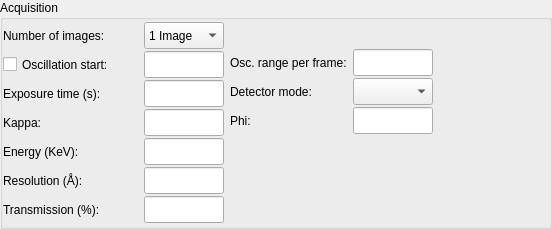
<?xml version="1.0" encoding="UTF-8"?>
<ui version="4.0">
 <class>AcquisitionWidgetVerticalSimpleLayout</class>
 <widget class="QWidget" name="AcquisitionWidgetVerticalSimpleLayout">
  <property name="geometry">
   <rect>
    <x>0</x>
    <y>0</y>
    <width>552</width>
    <height>229</height>
   </rect>
  </property>
  <property name="sizePolicy">
   <sizepolicy hsizetype="Preferred" vsizetype="Preferred">
    <horstretch>0</horstretch>
    <verstretch>0</verstretch>
   </sizepolicy>
  </property>
  <property name="maximumSize">
   <size>
    <width>32767</width>
    <height>32767</height>
   </size>
  </property>
  <property name="windowTitle">
   <string>AcquisitionWidgetVerticalSimple</string>
  </property>
  <layout class="QVBoxLayout">
   <property name="spacing">
    <number>0</number>
   </property>
   <property name="margin">
    <number>0</number>
   </property>
   <item>
    <widget class="QGroupBox" name="acq_gbox">
     <property name="maximumSize">
      <size>
       <width>32767</width>
       <height>32767</height>
      </size>
     </property>
     <property name="title">
      <string>Acquisition</string>
     </property>
     <layout class="QVBoxLayout">
      <property name="spacing">
       <number>2</number>
      </property>
      <property name="leftMargin">
       <number>0</number>
      </property>
      <property name="topMargin">
       <number>2</number>
      </property>
      <property name="rightMargin">
       <number>0</number>
      </property>
      <property name="bottomMargin">
       <number>0</number>
      </property>
      <item>
       <layout class="QHBoxLayout">
        <item>
         <layout class="QHBoxLayout">
          <property name="spacing">
           <number>6</number>
          </property>
          <property name="margin">
           <number>0</number>
          </property>
          <item>
           <layout class="QHBoxLayout">
            <item>
             <layout class="QVBoxLayout">
              <property name="spacing">
               <number>2</number>
              </property>
              <item>
               <widget class="QLabel" name="num_images_label">
                <property name="sizePolicy">
                 <sizepolicy hsizetype="Fixed" vsizetype="Preferred">
                  <horstretch>0</horstretch>
                  <verstretch>0</verstretch>
                 </sizepolicy>
                </property>
                <property name="minimumSize">
                 <size>
                  <width>135</width>
                  <height>27</height>
                 </size>
                </property>
                <property name="maximumSize">
                 <size>
                  <width>16777215</width>
                  <height>27</height>
                 </size>
                </property>
                <property name="font">
                 <font>
                  <weight>50</weight>
                  <bold>false</bold>
                  <underline>false</underline>
                 </font>
                </property>
                <property name="text">
                 <string>Number of images:</string>
                </property>
                <property name="wordWrap">
                 <bool>false</bool>
                </property>
               </widget>
              </item>
              <item>
               <widget class="QCheckBox" name="osc_start_cbox">
                <property name="maximumSize">
                 <size>
                  <width>16777215</width>
                  <height>27</height>
                 </size>
                </property>
                <property name="text">
                 <string>Oscillation start:</string>
                </property>
               </widget>
              </item>
              <item>
               <widget class="QLabel" name="exp_time_label">
                <property name="minimumSize">
                 <size>
                  <width>0</width>
                  <height>27</height>
                 </size>
                </property>
                <property name="maximumSize">
                 <size>
                  <width>16777215</width>
                  <height>27</height>
                 </size>
                </property>
                <property name="text">
                 <string>Exposure time (s):</string>
                </property>
                <property name="wordWrap">
                 <bool>false</bool>
                </property>
               </widget>
              </item>
              <item>
               <widget class="QLabel" name="kappa_label">
                <property name="minimumSize">
                 <size>
                  <width>0</width>
                  <height>27</height>
                 </size>
                </property>
                <property name="maximumSize">
                 <size>
                  <width>16777215</width>
                  <height>27</height>
                 </size>
                </property>
                <property name="text">
                 <string>Kappa:</string>
                </property>
               </widget>
              </item>
              <item>
               <widget class="QLabel" name="energy_label">
                <property name="minimumSize">
                 <size>
                  <width>0</width>
                  <height>27</height>
                 </size>
                </property>
                <property name="maximumSize">
                 <size>
                  <width>16777215</width>
                  <height>27</height>
                 </size>
                </property>
                <property name="text">
                 <string>Energy (KeV):</string>
                </property>
                <property name="wordWrap">
                 <bool>false</bool>
                </property>
               </widget>
              </item>
              <item>
               <widget class="QLabel" name="resolution_label">
                <property name="minimumSize">
                 <size>
                  <width>0</width>
                  <height>27</height>
                 </size>
                </property>
                <property name="maximumSize">
                 <size>
                  <width>16777215</width>
                  <height>27</height>
                 </size>
                </property>
                <property name="text">
                 <string>Resolution (Å):</string>
                </property>
                <property name="wordWrap">
                 <bool>false</bool>
                </property>
               </widget>
              </item>
              <item>
               <widget class="QLabel" name="transmission_label">
                <property name="sizePolicy">
                 <sizepolicy hsizetype="Preferred" vsizetype="Preferred">
                  <horstretch>0</horstretch>
                  <verstretch>0</verstretch>
                 </sizepolicy>
                </property>
                <property name="minimumSize">
                 <size>
                  <width>0</width>
                  <height>27</height>
                 </size>
                </property>
                <property name="maximumSize">
                 <size>
                  <width>16777215</width>
                  <height>27</height>
                 </size>
                </property>
                <property name="text">
                 <string>Transmission (%):</string>
                </property>
                <property name="wordWrap">
                 <bool>false</bool>
                </property>
               </widget>
              </item>
             </layout>
            </item>
            <item>
             <layout class="QVBoxLayout">
              <property name="spacing">
               <number>2</number>
              </property>
              <item>
               <widget class="QComboBox" name="num_images_cbox">
                <property name="minimumSize">
                 <size>
                  <width>80</width>
                  <height>27</height>
                 </size>
                </property>
                <property name="maximumSize">
                 <size>
                  <width>80</width>
                  <height>27</height>
                 </size>
                </property>
                <item>
                 <property name="text">
                  <string>1 Image</string>
                 </property>
                </item>
                <item>
                 <property name="text">
                  <string>2 Images</string>
                 </property>
                </item>
                <item>
                 <property name="text">
                  <string>4 Images</string>
                 </property>
                </item>
               </widget>
              </item>
              <item>
               <widget class="QLineEdit" name="osc_start_ledit">
                <property name="minimumSize">
                 <size>
                  <width>80</width>
                  <height>27</height>
                 </size>
                </property>
                <property name="maximumSize">
                 <size>
                  <width>70</width>
                  <height>27</height>
                 </size>
                </property>
               </widget>
              </item>
              <item>
               <widget class="QLineEdit" name="exp_time_ledit">
                <property name="minimumSize">
                 <size>
                  <width>80</width>
                  <height>27</height>
                 </size>
                </property>
                <property name="maximumSize">
                 <size>
                  <width>70</width>
                  <height>27</height>
                 </size>
                </property>
               </widget>
              </item>
              <item>
               <widget class="QLineEdit" name="kappa_ledit">
                <property name="minimumSize">
                 <size>
                  <width>80</width>
                  <height>27</height>
                 </size>
                </property>
                <property name="maximumSize">
                 <size>
                  <width>70</width>
                  <height>27</height>
                 </size>
                </property>
               </widget>
              </item>
              <item>
               <widget class="QLineEdit" name="energy_ledit">
                <property name="minimumSize">
                 <size>
                  <width>80</width>
                  <height>27</height>
                 </size>
                </property>
                <property name="maximumSize">
                 <size>
                  <width>70</width>
                  <height>27</height>
                 </size>
                </property>
               </widget>
              </item>
              <item>
               <widget class="QLineEdit" name="resolution_ledit">
                <property name="minimumSize">
                 <size>
                  <width>80</width>
                  <height>27</height>
                 </size>
                </property>
                <property name="maximumSize">
                 <size>
                  <width>70</width>
                  <height>27</height>
                 </size>
                </property>
               </widget>
              </item>
              <item>
               <widget class="QLineEdit" name="transmission_ledit">
                <property name="minimumSize">
                 <size>
                  <width>80</width>
                  <height>27</height>
                 </size>
                </property>
                <property name="maximumSize">
                 <size>
                  <width>70</width>
                  <height>27</height>
                 </size>
                </property>
               </widget>
              </item>
             </layout>
            </item>
           </layout>
          </item>
          <item>
           <layout class="QHBoxLayout">
            <property name="margin">
             <number>0</number>
            </property>
            <item>
             <layout class="QVBoxLayout">
              <property name="spacing">
               <number>2</number>
              </property>
              <item>
               <spacer name="verticalSpacer_3">
                <property name="orientation">
                 <enum>Qt::Vertical</enum>
                </property>
                <property name="sizeType">
                 <enum>QSizePolicy::Fixed</enum>
                </property>
                <property name="sizeHint" stdset="0">
                 <size>
                  <width>40</width>
                  <height>27</height>
                 </size>
                </property>
               </spacer>
              </item>
              <item>
               <widget class="QLabel" name="osc_range_label">
                <property name="minimumSize">
                 <size>
                  <width>0</width>
                  <height>27</height>
                 </size>
                </property>
                <property name="maximumSize">
                 <size>
                  <width>16777215</width>
                  <height>27</height>
                 </size>
                </property>
                <property name="text">
                 <string>Osc. range per frame:</string>
                </property>
                <property name="wordWrap">
                 <bool>false</bool>
                </property>
               </widget>
              </item>
              <item>
               <widget class="QLabel" name="detector_roi_mode_label">
                <property name="enabled">
                 <bool>true</bool>
                </property>
                <property name="sizePolicy">
                 <sizepolicy hsizetype="Preferred" vsizetype="Preferred">
                  <horstretch>0</horstretch>
                  <verstretch>0</verstretch>
                 </sizepolicy>
                </property>
                <property name="minimumSize">
                 <size>
                  <width>0</width>
                  <height>27</height>
                 </size>
                </property>
                <property name="maximumSize">
                 <size>
                  <width>16777215</width>
                  <height>27</height>
                 </size>
                </property>
                <property name="text">
                 <string>Detector mode:</string>
                </property>
                <property name="wordWrap">
                 <bool>false</bool>
                </property>
               </widget>
              </item>
              <item>
               <widget class="QLabel" name="kappa_phi_label">
                <property name="minimumSize">
                 <size>
                  <width>0</width>
                  <height>27</height>
                 </size>
                </property>
                <property name="maximumSize">
                 <size>
                  <width>16777215</width>
                  <height>27</height>
                 </size>
                </property>
                <property name="text">
                 <string>Phi:</string>
                </property>
                <property name="wordWrap">
                 <bool>false</bool>
                </property>
               </widget>
              </item>
              <item>
               <spacer name="verticalSpacer">
                <property name="orientation">
                 <enum>Qt::Vertical</enum>
                </property>
                <property name="sizeHint" stdset="0">
                 <size>
                  <width>20</width>
                  <height>40</height>
                 </size>
                </property>
               </spacer>
              </item>
             </layout>
            </item>
            <item>
             <layout class="QVBoxLayout">
              <property name="spacing">
               <number>2</number>
              </property>
              <item>
               <spacer name="verticalSpacer_4">
                <property name="orientation">
                 <enum>Qt::Vertical</enum>
                </property>
                <property name="sizeType">
                 <enum>QSizePolicy::Fixed</enum>
                </property>
                <property name="sizeHint" stdset="0">
                 <size>
                  <width>40</width>
                  <height>27</height>
                 </size>
                </property>
               </spacer>
              </item>
              <item>
               <widget class="QLineEdit" name="osc_range_ledit">
                <property name="minimumSize">
                 <size>
                  <width>80</width>
                  <height>27</height>
                 </size>
                </property>
                <property name="maximumSize">
                 <size>
                  <width>70</width>
                  <height>27</height>
                 </size>
                </property>
               </widget>
              </item>
              <item>
               <widget class="QComboBox" name="detector_roi_mode_combo">
                <property name="enabled">
                 <bool>true</bool>
                </property>
                <property name="minimumSize">
                 <size>
                  <width>80</width>
                  <height>27</height>
                 </size>
                </property>
                <property name="maximumSize">
                 <size>
                  <width>70</width>
                  <height>27</height>
                 </size>
                </property>
               </widget>
              </item>
              <item>
               <widget class="QLineEdit" name="kappa_phi_ledit">
                <property name="minimumSize">
                 <size>
                  <width>80</width>
                  <height>27</height>
                 </size>
                </property>
                <property name="maximumSize">
                 <size>
                  <width>70</width>
                  <height>27</height>
                 </size>
                </property>
               </widget>
              </item>
              <item>
               <spacer name="verticalSpacer_2">
                <property name="orientation">
                 <enum>Qt::Vertical</enum>
                </property>
                <property name="sizeHint" stdset="0">
                 <size>
                  <width>20</width>
                  <height>40</height>
                 </size>
                </property>
               </spacer>
              </item>
             </layout>
            </item>
           </layout>
          </item>
         </layout>
        </item>
        <item>
         <spacer name="horizontalSpacer">
          <property name="orientation">
           <enum>Qt::Horizontal</enum>
          </property>
          <property name="sizeHint" stdset="0">
           <size>
            <width>40</width>
            <height>20</height>
           </size>
          </property>
         </spacer>
        </item>
       </layout>
      </item>
     </layout>
    </widget>
   </item>
  </layout>
 </widget>
 <layoutdefault spacing="6" margin="11"/>
 <pixmapfunction>qPixmapFromMimeSource</pixmapfunction>
 <resources/>
 <connections/>
</ui>
